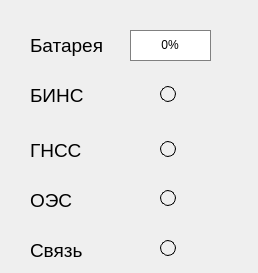
<?xml version="1.0" encoding="UTF-8"?>
<ui version="4.0">
 <class>Indicators</class>
 <widget class="QWidget" name="Indicators">
  <property name="geometry">
   <rect>
    <x>0</x>
    <y>0</y>
    <width>258</width>
    <height>273</height>
   </rect>
  </property>
  <property name="windowTitle">
   <string>Form</string>
  </property>
  <widget class="QLabel" name="GNSSLabel">
   <property name="geometry">
    <rect>
     <x>30</x>
     <y>130</y>
     <width>81</width>
     <height>41</height>
    </rect>
   </property>
   <property name="font">
    <font>
     <pointsize>14</pointsize>
    </font>
   </property>
   <property name="text">
    <string>ГНСС</string>
   </property>
  </widget>
  <widget class="QProgressBar" name="batteryProgressBar">
   <property name="geometry">
    <rect>
     <x>130</x>
     <y>30</y>
     <width>81</width>
     <height>31</height>
    </rect>
   </property>
   <property name="styleSheet">
    <string notr="true">QProgressBar {
     border: 1px solid grey;
 }

QProgressBar::chunk {
     background-color: green;
 }
</string>
   </property>
   <property name="value">
    <number>0</number>
   </property>
   <property name="alignment">
    <set>Qt::AlignCenter</set>
   </property>
  </widget>
  <widget class="QLabel" name="OESLabel">
   <property name="geometry">
    <rect>
     <x>30</x>
     <y>180</y>
     <width>81</width>
     <height>41</height>
    </rect>
   </property>
   <property name="font">
    <font>
     <pointsize>14</pointsize>
    </font>
   </property>
   <property name="text">
    <string>ОЭС</string>
   </property>
  </widget>
  <widget class="QLabel" name="batteryLabel">
   <property name="geometry">
    <rect>
     <x>30</x>
     <y>30</y>
     <width>81</width>
     <height>31</height>
    </rect>
   </property>
   <property name="font">
    <font>
     <pointsize>14</pointsize>
    </font>
   </property>
   <property name="text">
    <string>Батарея</string>
   </property>
  </widget>
  <widget class="QLabel" name="communLabel">
   <property name="geometry">
    <rect>
     <x>30</x>
     <y>230</y>
     <width>81</width>
     <height>41</height>
    </rect>
   </property>
   <property name="font">
    <font>
     <pointsize>14</pointsize>
    </font>
   </property>
   <property name="text">
    <string>Связь</string>
   </property>
  </widget>
  <widget class="QLabel" name="BINSLabel">
   <property name="geometry">
    <rect>
     <x>30</x>
     <y>80</y>
     <width>81</width>
     <height>31</height>
    </rect>
   </property>
   <property name="font">
    <font>
     <pointsize>14</pointsize>
    </font>
   </property>
   <property name="text">
    <string>БИНС</string>
   </property>
  </widget>
  <widget class="QLabel" name="BINSStateLabel">
   <property name="geometry">
    <rect>
     <x>160</x>
     <y>86</y>
     <width>16</width>
     <height>16</height>
    </rect>
   </property>
   <property name="styleSheet">
    <string notr="true">QLabel {
	border-radius: 8px;
	border-style: outset; 
	border-width: 1px;
}</string>
   </property>
   <property name="text">
    <string/>
   </property>
  </widget>
  <widget class="QLabel" name="GNSSStateLabel">
   <property name="geometry">
    <rect>
     <x>160</x>
     <y>141</y>
     <width>16</width>
     <height>16</height>
    </rect>
   </property>
   <property name="styleSheet">
    <string notr="true">QLabel {
	border-radius: 8px;
	border-style: outset; 
	border-width: 1px;
}</string>
   </property>
   <property name="text">
    <string/>
   </property>
  </widget>
  <widget class="QLabel" name="label">
   <property name="geometry">
    <rect>
     <x>60</x>
     <y>60</y>
     <width>58</width>
     <height>15</height>
    </rect>
   </property>
   <property name="text">
    <string/>
   </property>
  </widget>
  <widget class="QLabel" name="OESStateLabel">
   <property name="geometry">
    <rect>
     <x>160</x>
     <y>190</y>
     <width>16</width>
     <height>16</height>
    </rect>
   </property>
   <property name="styleSheet">
    <string notr="true">QLabel {
	border-radius: 8px;
	border-style: outset; 
	border-width: 1px;
}</string>
   </property>
   <property name="text">
    <string/>
   </property>
  </widget>
  <widget class="QLabel" name="communStateLabel">
   <property name="geometry">
    <rect>
     <x>160</x>
     <y>240</y>
     <width>16</width>
     <height>16</height>
    </rect>
   </property>
   <property name="styleSheet">
    <string notr="true">QLabel {
	border-radius: 8px;
	border-style: outset; 
	border-width: 1px;
}</string>
   </property>
   <property name="text">
    <string/>
   </property>
  </widget>
 </widget>
 <resources/>
 <connections/>
</ui>
